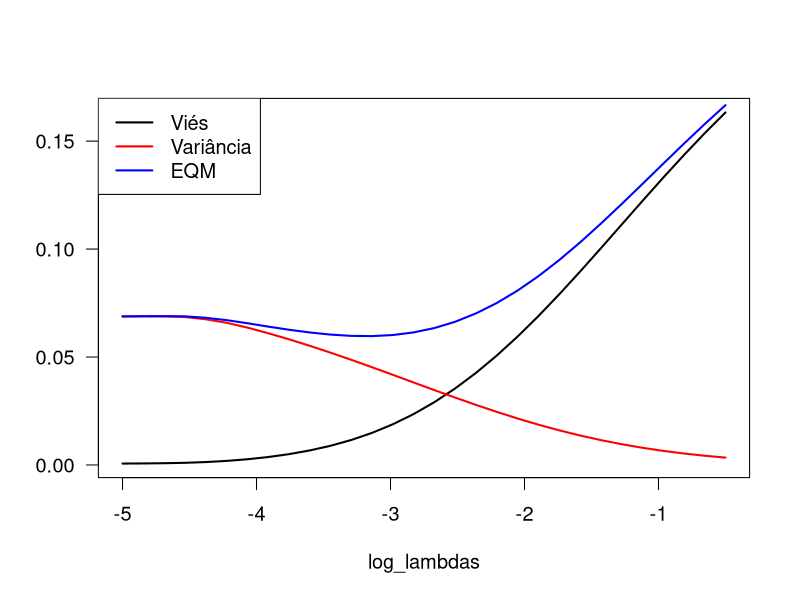
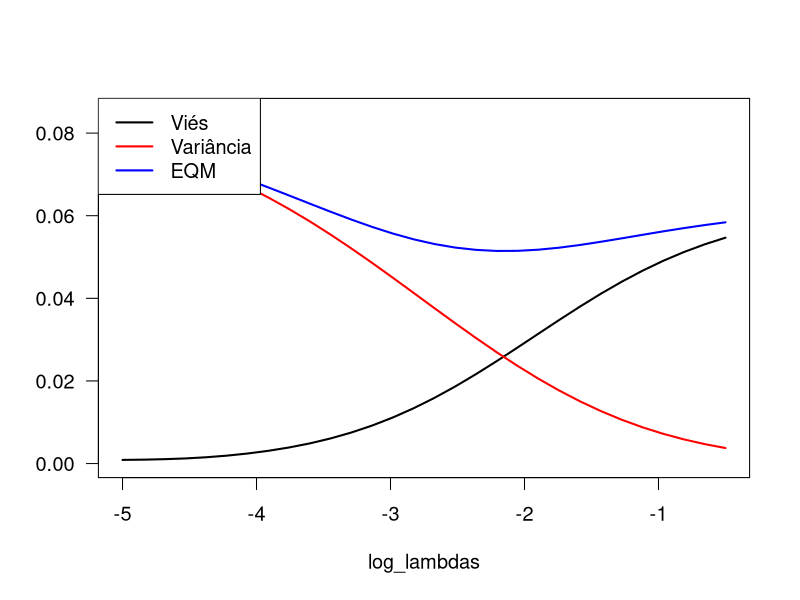
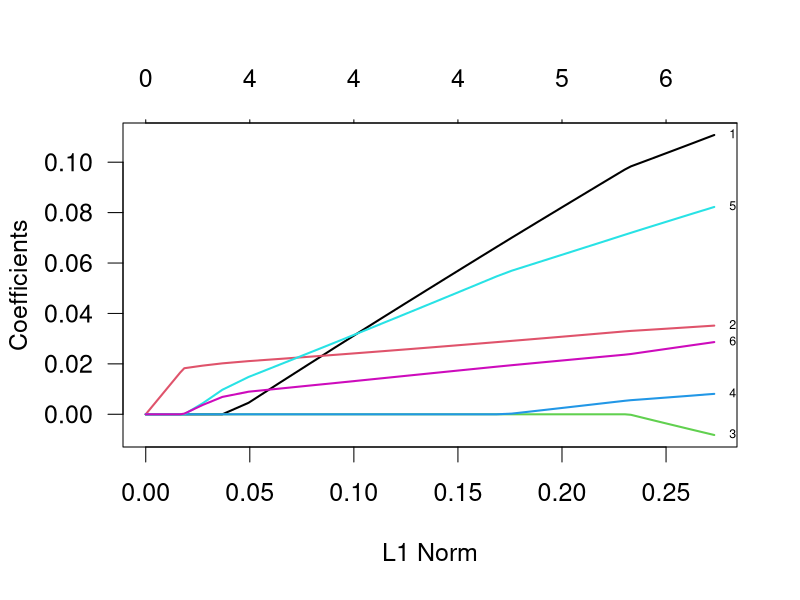
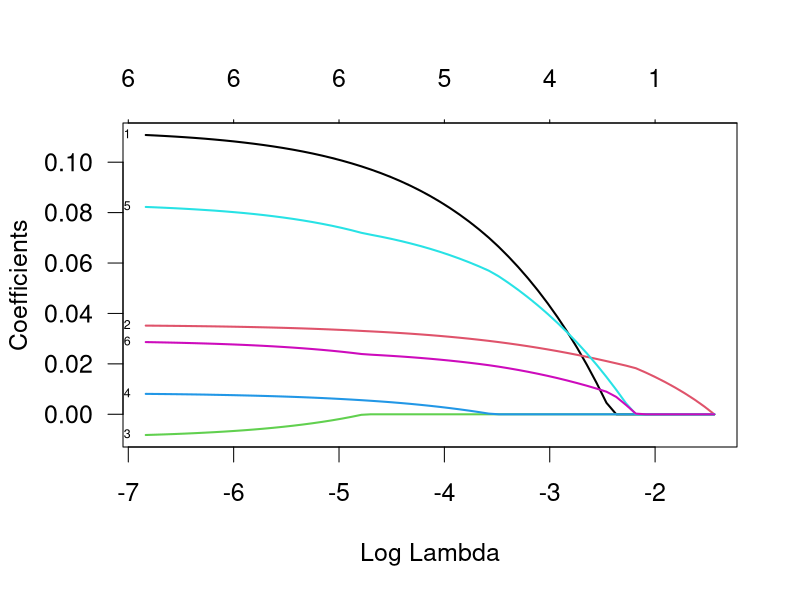
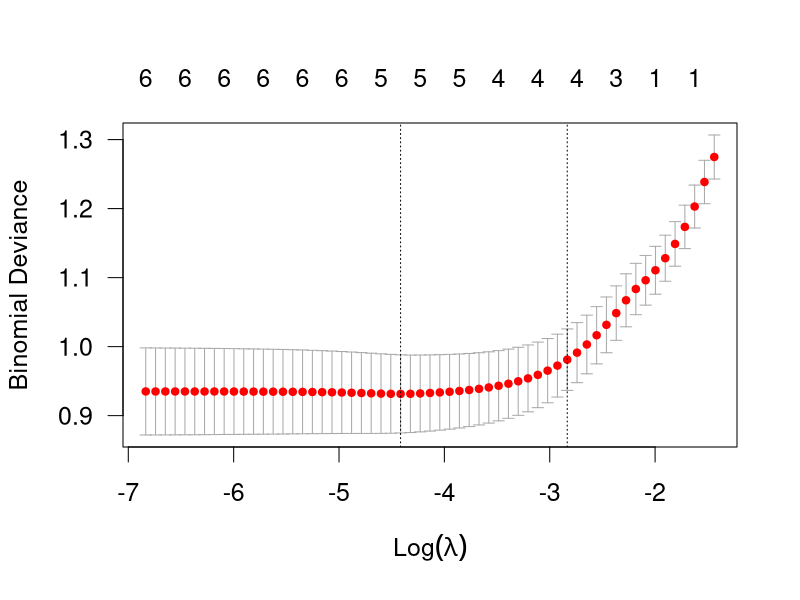
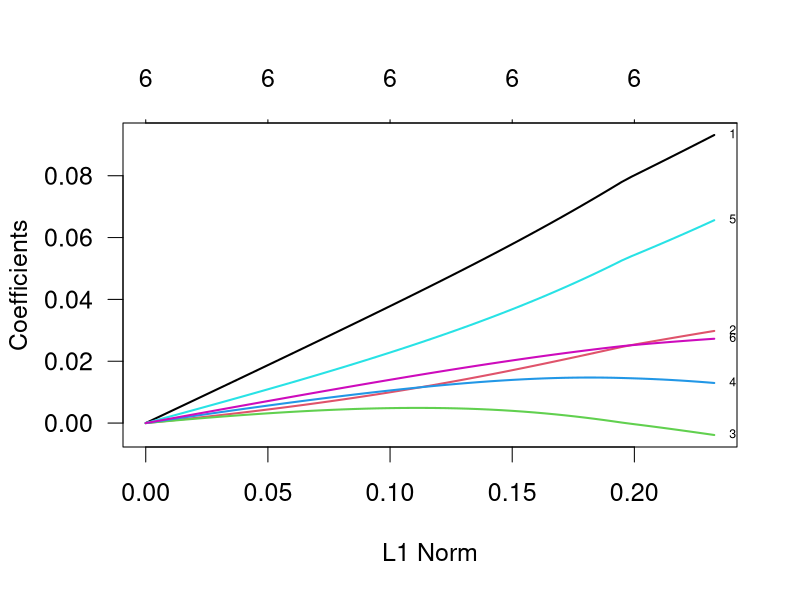
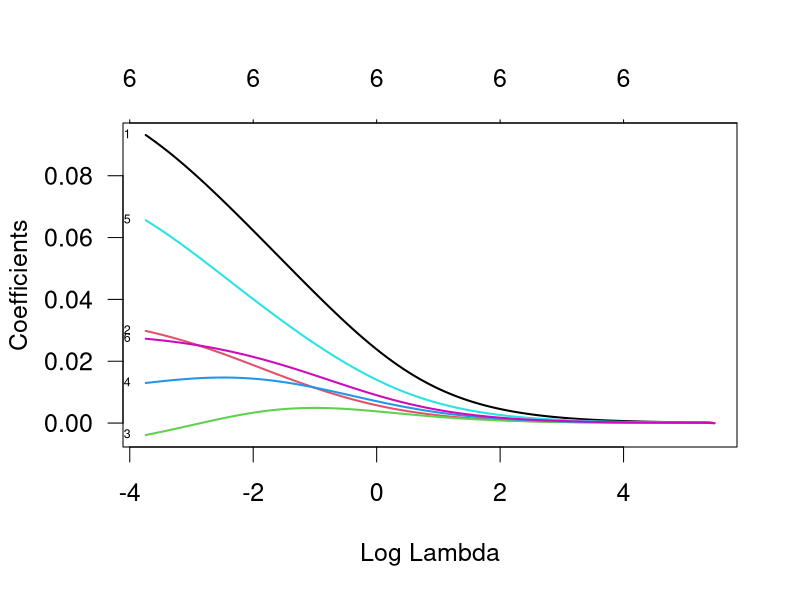
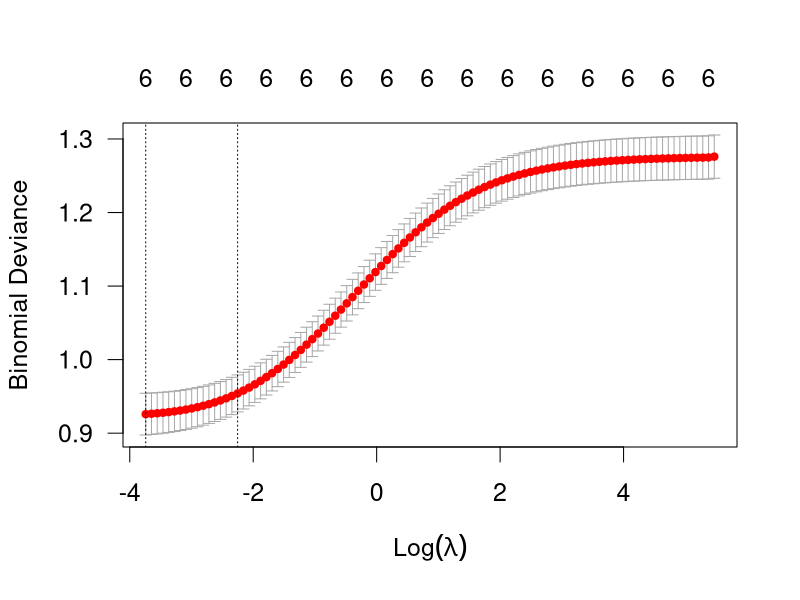

Generate these figures, in order, with R:
### Nesta aplicação, vamos usar os dados sobre disagnóstico de diabetes
### em uma população de mulheres indígenas norte-americanas. O objetivo
### é predizer o diagnóstico, resultante do teste de glicemia em jejum
### (type) em função das demais covariáveis. Para maiores informações,
### consultar a documentação da base.

require(MASS)
require(glmnet)

pima_dat <- rbind(Pima.tr, Pima.te)
### A principio são duas bases, uma para ajuste e outra para validação.
### Nesta aplicação, no entanto, vamos concatenar as duas bases e proceder
### uma única análise.

head(pima_dat, 15)
summary(pima_dat)

### Vamos usar um glm com resposta binomial e ligação logito (regressão logística) 

### Primeiro, usando todas as covariáveis.
ajuste <- glm(type ~ ., data = pima_dat, family = 'binomial')
logLik(ajuste)
AIC(ajuste)
BIC(ajuste)

### Agora, o modelo nulo, apenas com o intercepto.
ajuste_null <- glm(type ~ 1, data = pima_dat, family = 'binomial')
logLik(ajuste_null)
AIC(ajuste_null)
BIC(ajuste_null)

########################################################################
### Métodos de seleção de covariáveis
### Seleção de covariáveis - método backward
s1a <- step(ajuste, direction = 'backward')
summary(s1a) ### Resumo do modelo produzido pelo método backward.
### Cinco covariáveis foram selecionadas para compor o modelo.

### Vamos repetir o algoritmo backward, mas agora trocando a constante de
### penalização de k = 2 para k = log(n) = 6.27.
s1b <- step(ajuste, direction = 'backward', k = log(nrow(pima_dat)))
summary(s1b)
### Neste caso, quatro covariáveis foram selecionadas para compor o modelo.
### A variável age é selecionada quando k = 2, mas não para k = log(n).


### Seleção de covariáveis - método forward. Para o método forward, o modelo
### de partida é o modelo nulo, e precisamos definir o escopo, referente às
### variáveis consideradas para inclusão.
s2a <- step(ajuste_null, scope = formula(ajuste), direction = 'forward')
summary(s2a)

s2b <- step(ajuste_null, scope = formula(ajuste), direction = 'forward', k = log(nrow(pima_dat)))
summary(s2b)
### Novamente, os modelos diferem quanto à inclusão da variável age.

### Finalmente, o método stepwise combinado.
s3a <- step(ajuste_null, scope = formula(ajuste), direction = 'both')
summary(s3a)

s3b <- step(ajuste_null, scope = formula(ajuste), direction = 'both', k = log(nrow(pima_dat)))
summary(s3b)
### Os resultados coincidem com os produzidos pelos outros algoritmos.

########################################################################
########################################################################
########################################################################
### Métodos de regularização - o conflito entre vício e variância.

### Esta simulação tem por objetivo ilustrar o tradeoff (conflito) entre
### viés e variância, na estimação dos parâmetros do modelo.

### Vamos simular dados de duas covariáveis (X1,X2) com distribuição normal,
### vetor de médias (0,0), variâncias iguais a 1 e covariância (e correlação)
### igual a 0.5.

### Condicional aos valores das covariáveis, vamos simular valores de uma
### resposta binária, segundo o seguinte glm: y|x1,x2 ~  binomial(1, mu_x),
### com logito(mu_x) = 1 + 0.5*x1 - 0.25*x2 (regressão logística).

### Essa simulação vai ser repetida 100 vezes. Em cada simulação, vamos
### extrair as estimativas dos parâmetros do modelo ajustado via regressão
### ridge. Para isso, uma sequência crescente de valores para o parâmetro
### de regularização será considerada.

### Ao término da simulação, com base nas 100 rodadas vamos calcular o viés,
### a variância e o erro quadrático médio das estimativas geradas para 
### beta_1 e para beta_2 sob cada valor de lambda.

set.seed(1) ### Fixando a semente, para fins de reprodução.
x <- mvrnorm(100, mu = c(0,0), Sigma = matrix(c(1,0.5,0.5,1), nrow = 2))
x
### Valores simulados das covariáveis, a partir da distribuição normal
### bivariada.

colnames(x) <- c('x1', 'x2')
eta_x <-1 + 0.5*x[,1] - 0.25*x[,2]
eta_x
### Vetor referente ao preditor linear.

log_lambdas <- seq(-5, -0.5, length.out = 30)
### O grid de valores para lambda foi criado na escala de log(lambda).
### Devido ao comportamento dos resultados para diferentes valores desse
### parâmetro, a escala logarítmica é uma escolha apropriada.

beta1 <- matrix(nrow = 100, ncol = length(log_lambdas))
beta2 <- matrix(nrow = 100, ncol = length(log_lambdas))
### <atrizes que vão armazenar as 100 estimativas de beta_1 e as 100 estimativas
### de beta_2 produzidas para cada valor de lambda.

### O laço abaixo repete por 100 vezes a simulação de valores para a resposta
### (y), o ajuste do glm ridge usando o vetor de respostas simuladas e o
### armazenamento, nas matrizes criadas, das estimativas de beta_1 e beta_2
### para cada valor de lambda no grid criado.
for(j in 1:100){
    y <- rbinom(100, 1, exp(eta_x)/(exp(eta_x)+1))
    mod <- glmnet(x, y, family = 'binomial', alpha = 0)
    betas <- coef(mod, s = exp(log_lambdas))
    beta1[j,] <- betas[2,]
    beta2[j,] <- betas[3,]
}

### As funções abaixo servem para calcular viés, variância e erro quadrático
### médio com base nos dados simulados.

bias_beta <- function(vet_beta, beta)
    (mean(vet_beta) - beta)^2

var_beta <- function(vet_beta)
    var(vet_beta)

eqm_beta <- function(vet_beta, beta)
    mean((vet_beta - beta)^2)


### Agora, vamos aplicar as funções criadas para calcular as quantidades de
### interesse para cada parâmetro do modelo e valor de lambda.

### Para beta_1
bias_b1 <- apply(beta1, 2, bias_beta, beta = 0.5)
var_b1 <- apply(beta1, 2, var_beta)
eqm_beta1 <- apply(beta1, 2, eqm_beta, beta = 0.5)

x11(width = 12, height = 12)    
par(cex = 1.2, las = 1)
plot(log_lambdas, bias_b1, type = 'l', lwd = 2, ylab = '')
lines(log_lambdas, var_b1, type = 'l', col = 'red', lwd = 2)
lines(log_lambdas, eqm_beta1, type = 'l', col = 'blue', lwd = 2)
legend(x = 'topleft', lty = 1, lwd = 2, col = c('black', 'red', 'blue'),
       legend = c('Viés', 'Variância', 'EQM'))

### Para beta_2
bias_b2 <- apply(beta2, 2, bias_beta, beta = -0.25)
var_b2 <- apply(beta2, 2, var_beta)
eqm_beta2 <- apply(beta2, 2, eqm_beta, beta = -0.25)

x11(width = 12, height = 12)    
par(cex = 1.2, las = 1)
plot(log_lambdas, bias_b2, type = 'l', lwd = 2, ylab = '', ylim = c(0,0.085))
lines(log_lambdas, var_b2, type = 'l', col = 'red', lwd = 2)
lines(log_lambdas, eqm_beta2, type = 'l', col = 'blue', lwd = 2)
legend(x = 'topleft', lty = 1, lwd = 2, col = c('black', 'red', 'blue'),
       legend = c('Viés', 'Variância', 'EQM'))
### Observe que o viés é mínimo quando o parâmetro de regularização (lambda)
### é pequeno, enquanto a variância é máxima nesse cenário. À medida que aumentamos
### o valor de lambda, o viés aumenta e a variância vai a zero. Ao analisar o
### comportamento do erro quadrático médio, observamos que valores intermediários
### de lambda remetem a menores valores de EQM, ainda que as estimativas
### geradas apresentem algum grau de viés.

########################################################################
########################################################################
########################################################################
### Métodos de regularização - aplicação.

### Para a aplicação dos métodos de regularização, vamos usar todas as 
### covariáveis, exceto pedigree. 

x <- model.matrix(type ~ npreg + glu + bp + skin + bmi + age, data = pima_dat)[, -1]
### Matriz de covariáveis. Observe a exclusão da primeira coluna, que corresponde à
### coluna de uns (referente ao intercepto), que não deve ser incluída.

y <- ifelse(pima_dat$type == 'Yes', 1, 0)
### Convertendo a variável resposta para um vetor numérico. Será necessário
### para o processo de validação cruzada.

g1 <- glmnet(x, y, family = 'binomial', alpha = 1)
### Lasso regression (penalização de primeira ordem)

x11(width = 12, height = 12)
par(cex = 1.5, las = 1)
plot(g1, las = 1, lwd = 2, label=TRUE)
### As trajetórias indicam as estimativas dos betas para diferentes valores
### do termo de penalização. Os valores que identificam as linhas se referem
### às variáveis, na ordem em que foram declaradas na especificação do modelo.
### As variáveis três e quatro ("bp" e "skin") são as primeiras a se igualarem a
### zero, enquanto a variável "glu" é a última. Vamos ver um gráfico semelhante, 
### mas agora em função de lambda, o parâmetro de penalização.

plot(g1, xvar="lambda", label=TRUE, lwd = 2, cex = 20)

### Vamos ver como ficaria o modelo ajustado para diferentes valores de lambda:
coef(g1, s=exp(-7)) ### Lambda = exp(-7) = 0.0009
coef(g1, s=exp(-4)) ### Lambda = exp(-4) = 0.0183
coef(g1, s=exp(-2)) ### Lambda = exp(-2) = 0.1353

### Usando a função glmnet, vamos determinar o valor de lambda que produz
### menor deviance, estimado via validação cruzada.
cvfit <- cv.glmnet(x, y, family = 'binomial', alpha = 1, nfolds = 20) 
### Ao especificar nfolds = 532, estamos usando a estratégia "leave one out".
plot(cvfit)
cvfit$lambda.min 
### Lambda ótimo.

coef(g1, s=cvfit$lambda.min)
### Modelo ajustado com o lambda ótimo.

########################################################################
### Agora, regressão ridge. Para isso, setamos alpha = 0.
g2 <- glmnet(x, y, family = 'binomial', alpha = 0)

x11(width = 12, height = 12)
par(cex = 1.5, las = 1)
plot(g2, las = 1, lwd = 2, label=TRUE)
plot(g2, xvar="lambda", label=TRUE, lwd = 2, cex = 20)

### Validação cruzada.
cvfit2 <- cv.glmnet(x, y, family = 'binomial', alpha = 0, nfolds = 20) 
plot(cvfit2)
cvfit2$lambda.min 
### Lambda ótimo.

coef(g2, s=cvfit2$lambda.min)
### Modelo ajustado com o lambda ótimo.

########################################################################
### Finalizando, para alpha = 0.5.
g3 <- glmnet(x, y, family = 'binomial', alpha = 0.5)

x11(width = 12, height = 12)
par(cex = 1.5, las = 1)
plot(g3, las = 1, lwd = 2, label=TRUE)
plot(g3, xvar="lambda", lwd = 2, label=TRUE, cex = 20)

### Validação cruzada.
cvfit3 <- cv.glmnet(x, y, family = 'binomial', alpha = 0.5, nfolds = 20) 
plot(cvfit3)
cvfit3$lambda.min 
### Lambda ótimo.

coef(g3, s=cvfit3$lambda.min)
### Modelo ajustado com o lambda ótimo.


########################################################################
########################################################################
########################################################################
### Agora, uma aplicação em dados simulados. Primeiramente, vamos simular
### valores para 20 variáveis explicativas. Vamos considerar distribuição
### normal para cada uma delas, com média zero e variância 1. Adicionalmente,
### vamos fixar covariância igual a 0.5 para cada par de variáveis (como
### as variâncias são iguais a um, então isso equivale a covariâncias 
### iguais a 0.5). A função mvrnorm, do pacote MASS, permite simular amostras
### da distribuição normal multivariada, como é o caso.

set.seed(225)
### Fixando uma semente, para que os resultados sejam reproduzíveis.

n <- 2018
### Tamanho da amostra.

mat_cov <- matrix(0.5, nrow = 20, ncol = 20)
diag(mat_cov) <- 1
mat_cov
### Matriz de variâncias e covariâncias.

medias <- rep(0, 20)
### Vetor de médias.

x <- data.frame(mvrnorm(n, mu = medias, Sigma = mat_cov))
dados_simul <- round(x,3)
names(dados_simul) <- paste('x', 1:20, sep = '')
### Dados simulados para as 20 variáveis explicativas.

### Agora, condicional aos valores simulados para as variáveis explicativas,
### vamos simular resultados de uma variável resposta binária, conforme
### a seguinte especificação:

### y|x ~ binomial(m = 1, pi = mu_x)
### logito(mu_x) = eta_x = x1 + 0.4*x3 - 0.5*x7 + 0.25*x10 + 0.25*x19,
### de forma que mu_x = exp(eta_x)/(exp(eta_x)+1).

eta_x <- with(dados_simul, 0.5*x1 + 0.3*x3 - 0.5*x7 - 0.5*x10 + 0.3*x19)
mu_x <- exp(eta_x)/(exp(eta_x) + 1)
dados_simul$y <- rbinom(n, 1, mu_x)
dados_simul$y
### Valores simulados para a resposta.

### Nosso objetivo aqui é aplicar os métodos de seleção de covariáveis e
### de regularização estudados em sala de aula e avaliar o quanto eles são
### capazes, nesta aplicação, de identificar as variáveis usadas na simulação.

### Ajuste do glm com todas as covariáveis.
ajuste <- glm(y~., family = binomial, data = dados_simul)
summary(ajuste)

### Ajuste do modelo nulo.
ajuste_null <- glm(y~1, family = binomial, data = dados_simul)
summary(ajuste_null)

### Método 1: Backward com k = 2 (AIC)
mod1a <- step(ajuste, direction = 'backward')
summary(mod1a)

### Método 2: Backward com k = log(300) (BIC)
mod1b <- step(ajuste, direction = 'backward', k = log(n))
summary(mod1b)

### Método 3: Stepwise com k = 2 (AIC)
mod2a <- step(ajuste, direction = 'both')
summary(mod2a)

### Método 4: Stepwise com k = log(300) (BIC)
mod2b <- step(ajuste, direction = 'both', k = log(500))
summary(mod2b)

### Método 5: Forward com k = 2 (AIC)
mod3a <- step(ajuste_null, scope = formula(ajuste), direction = 'forward')
summary(mod3a)

### Método 6: Forward com k = log(300) (BIC)
mod3b <- step(ajuste_null, scope = formula(ajuste), direction = 'forward', k = log(n))
summary(mod3b)


########################################################################
### Agora, usando o método lasso.

x <- model.matrix(ajuste)[, -1]
### Matriz de covariáveis. Observe a exclusão da primeira coluna, que corresponde à
### coluna de uns (referente ao intercepto), que não deve ser incluída.

y <- dados_simul$y

mod4a <- glmnet(x, y, family = 'binomial', alpha = 1)
### Lasso regression (penalização de primeira ordem)

x11(width = 12, height = 12)
par(cex = 1.5, las = 1)

plot(mod4a, las = 1, lwd = 2, label=TRUE)
plot(mod4a, xvar="lambda", label=TRUE, lwd = 2, cex = 20)
### Gráficos das estimativas vs termo de penalização e vs lambda.

### Usando validação cruzada para determinar o valor de lambda.
cvfit <- cv.glmnet(x, y, family = 'binomial', alpha = 1, nfolds = 20) 
plot(cvfit)
cvfit$lambda.min 
### Lambda ótimo.

coef(mod4a, s = cvfit$lambda.min)
### Modelo ajustado usando o lambda indicado pela validação cruzada.

coef(mod4a, s = 0.015)
### Solução obtida fixando lambda = 0.015.